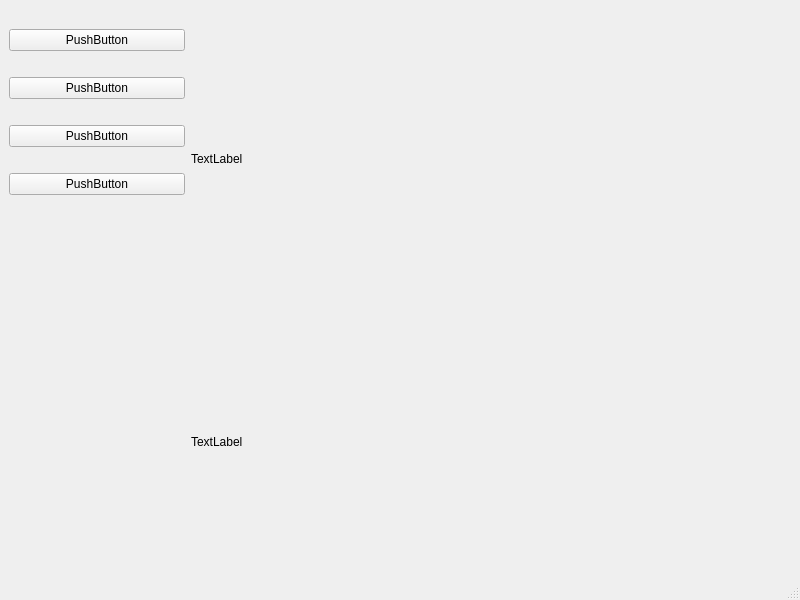
<?xml version="1.0" encoding="UTF-8"?>
<ui version="4.0">
 <class>MainWindow</class>
 <widget class="QMainWindow" name="MainWindow">
  <property name="geometry">
   <rect>
    <x>0</x>
    <y>0</y>
    <width>800</width>
    <height>600</height>
   </rect>
  </property>
  <property name="windowTitle">
   <string>MainWindow</string>
  </property>
  <widget class="QWidget" name="centralwidget">
   <layout class="QVBoxLayout" name="verticalLayout">
    <item>
     <layout class="QHBoxLayout" name="horizontalLayout">
      <item>
       <layout class="QVBoxLayout" name="verticalLayout_4">
        <item>
         <layout class="QGridLayout" name="gridLayout">
          <item row="1" column="0">
           <widget class="QPushButton" name="pushButton_4">
            <property name="text">
             <string>PushButton</string>
            </property>
           </widget>
          </item>
          <item row="6" column="0">
           <spacer name="horizontalSpacer_2">
            <property name="orientation">
             <enum>Qt::Horizontal</enum>
            </property>
            <property name="sizeHint" stdset="0">
             <size>
              <width>40</width>
              <height>20</height>
             </size>
            </property>
           </spacer>
          </item>
          <item row="5" column="0">
           <widget class="QPushButton" name="pushButton_2">
            <property name="text">
             <string>PushButton</string>
            </property>
           </widget>
          </item>
          <item row="4" column="0">
           <spacer name="horizontalSpacer_3">
            <property name="orientation">
             <enum>Qt::Horizontal</enum>
            </property>
            <property name="sizeHint" stdset="0">
             <size>
              <width>40</width>
              <height>20</height>
             </size>
            </property>
           </spacer>
          </item>
          <item row="7" column="0">
           <widget class="QPushButton" name="pushButton">
            <property name="sizePolicy">
             <sizepolicy hsizetype="Preferred" vsizetype="Preferred">
              <horstretch>0</horstretch>
              <verstretch>0</verstretch>
             </sizepolicy>
            </property>
            <property name="text">
             <string>PushButton</string>
            </property>
           </widget>
          </item>
          <item row="3" column="0">
           <widget class="QPushButton" name="pushButton_3">
            <property name="text">
             <string>PushButton</string>
            </property>
           </widget>
          </item>
          <item row="2" column="0">
           <spacer name="horizontalSpacer_4">
            <property name="orientation">
             <enum>Qt::Horizontal</enum>
            </property>
            <property name="sizeHint" stdset="0">
             <size>
              <width>40</width>
              <height>20</height>
             </size>
            </property>
           </spacer>
          </item>
          <item row="8" column="0">
           <spacer name="horizontalSpacer">
            <property name="orientation">
             <enum>Qt::Horizontal</enum>
            </property>
            <property name="sizeHint" stdset="0">
             <size>
              <width>40</width>
              <height>20</height>
             </size>
            </property>
           </spacer>
          </item>
          <item row="0" column="0">
           <spacer name="horizontalSpacer_5">
            <property name="orientation">
             <enum>Qt::Horizontal</enum>
            </property>
            <property name="sizeHint" stdset="0">
             <size>
              <width>40</width>
              <height>20</height>
             </size>
            </property>
           </spacer>
          </item>
         </layout>
        </item>
        <item>
         <spacer name="verticalSpacer">
          <property name="orientation">
           <enum>Qt::Vertical</enum>
          </property>
          <property name="sizeHint" stdset="0">
           <size>
            <width>20</width>
            <height>40</height>
           </size>
          </property>
         </spacer>
        </item>
       </layout>
      </item>
      <item>
       <layout class="QVBoxLayout" name="verticalLayout_2">
        <item>
         <widget class="QLabel" name="label_2">
          <property name="minimumSize">
           <size>
            <width>600</width>
            <height>300</height>
           </size>
          </property>
          <property name="text">
           <string>TextLabel</string>
          </property>
         </widget>
        </item>
        <item>
         <widget class="QLabel" name="label">
          <property name="text">
           <string>TextLabel</string>
          </property>
         </widget>
        </item>
       </layout>
      </item>
     </layout>
    </item>
   </layout>
  </widget>
  <widget class="QMenuBar" name="menubar">
   <property name="geometry">
    <rect>
     <x>0</x>
     <y>0</y>
     <width>800</width>
     <height>25</height>
    </rect>
   </property>
  </widget>
  <widget class="QStatusBar" name="statusbar"/>
 </widget>
 <resources/>
 <connections/>
</ui>
